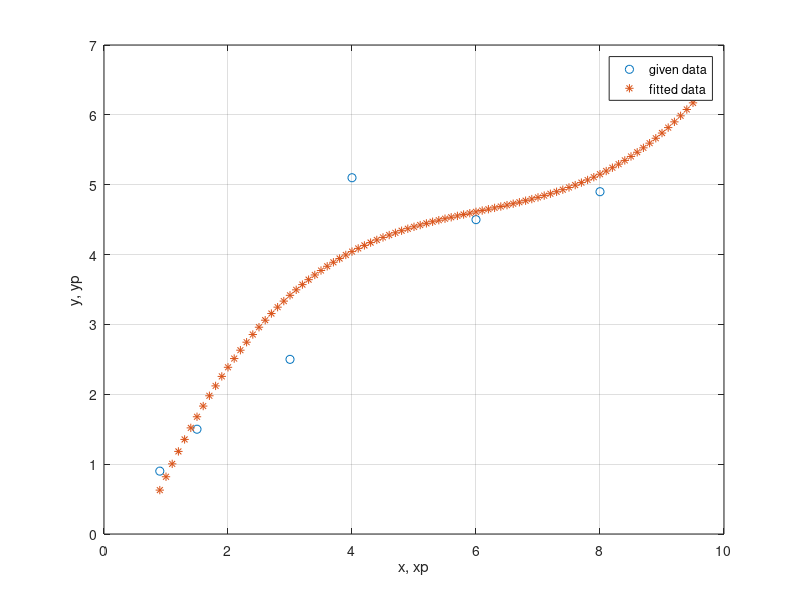

This chart was generated by the following MATLAB code:
clc
clear
y = [0.9 1.5 2.5 5.1 4.5 4.9 6.3];
x = [0.9 1.5 3 4 6 8 9.5];
coeff = polyfit(x,y,3)
xp = 0.9:0.1:9.5;
yp = polyval(coeff,xp);
plot(x, y, 'o', xp, yp, '*')
grid
xlabel('x, xp')
ylabel('y, yp')
legend('given data','fitted data')